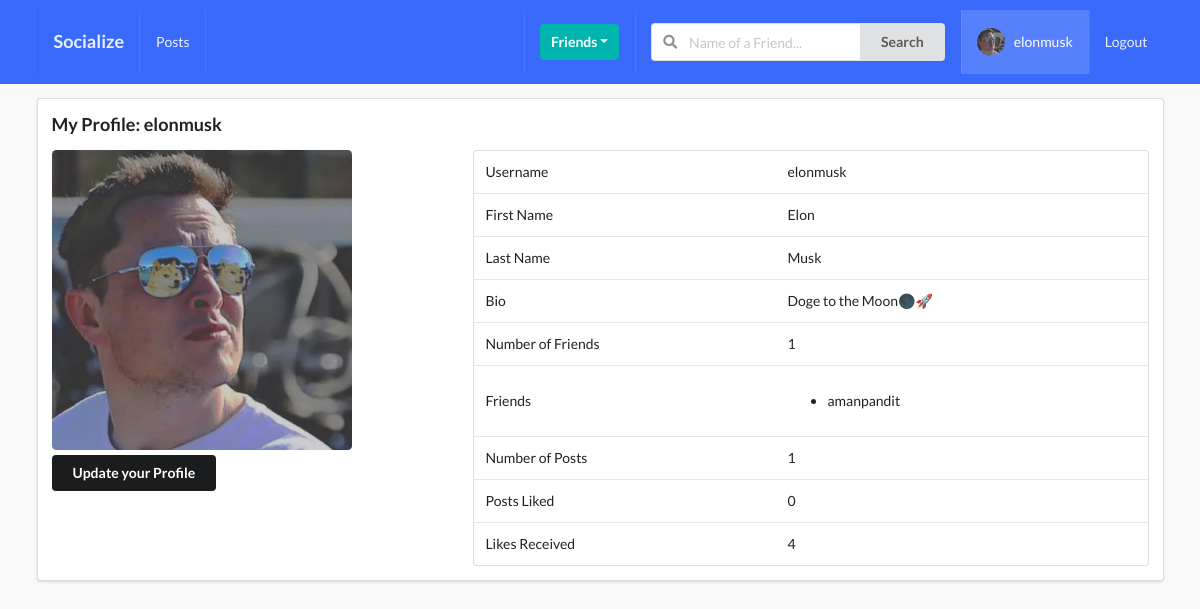
Page /profiles/myprofile/ (signed in) on the committed database.
### profiles/models.py (models this page shows, shortened)
class Profile(models.Model):
    first_name = models.CharField(max_length=50, blank=True)
    last_name = models.CharField(max_length=50, blank=True)
    user = models.OneToOneField(User, on_delete=models.CASCADE)
    bio = models.TextField(default='No Bio...', max_length=300)
    email = models.EmailField(max_length=200, blank=True)
    country = models.CharField(max_length=100, blank=True)
    avatar = models.ImageField(default = 'avatar.png', upload_to='avatars/')
    friends = models.ManyToManyField(User, blank=True, related_name='friends')
    slug = models.SlugField(unique=True, blank=True)
    updated = models.DateTimeField(auto_now=True)
    created = models.DateTimeField(auto_now_add=True)
    objects = ProfileManager()
    def get_friends(self):
        return self.friends.all()
    def get_friends_no(self):
        return self.friends.all().count()
    def get_posts_no(self):
        return self.posts.all().count()  # or return self.post_set.all().count()
    def get_likes_given_no(self):
        likes = self.like_set.all()
        total_liked = 0
        for item in likes:
            if item.value == 'Like':
                total_liked += 1
        return total_liked
    def get_likes_recieved_no(self):
        posts = self.posts.all()
        total_liked = 0
        for item in posts:
            total_liked += item.liked.all().count()
        return total_liked
    __initial_first_name = None
    __initial_last_name = None
    def __init__(self, *args, **kwargs):
        super().__init__(*args, **kwargs)
        self.__initial_first_name = self.first_name
        self.__initial_last_name = self.last_name

### posts/models.py (models this page shows, shortened)
class Post(models.Model):
    content = models.TextField()
    image = models.ImageField(upload_to='posts', validators=[FileExtensionValidator(['png', 'jpg', 'jpeg'])], blank=True)
    liked = models.ManyToManyField(Profile, blank=True, related_name='likes')
    updated = models.DateTimeField(auto_now=True)
    created = models.DateTimeField(auto_now_add=True)
    author = models.ForeignKey(Profile, on_delete=models.CASCADE, related_name='posts')
    class Meta:
        ordering = ('-created',)

### profiles/views.py (the view)
# urls.py: path('myprofile/', my_profile_view, name='my-profile-view'),
@login_required
def my_profile_view(request):
    profile = Profile.objects.get(user = request.user)
    form = ProfileModelForm(request.POST or None,request.FILES or None, instance=profile)
    confirm = False
    if request.method == 'POST':
        if form.is_valid():
            form.save()
            confirm = True
    context = {
        'profile': profile,
        'form' : form,
        'confirm' : confirm,
    }
    return render(request, 'profiles/myprofile.html', context)

### profiles/forms.py
class ProfileModelForm(forms.ModelForm):
    class Meta:
        model = Profile
        fields = ('first_name', 'last_name', 'bio', 'avatar')

### profiles/context_processors.py (called while the page is built)
def profile_pic(request):
    if request.user.is_authenticated:
        profile_obj = Profile.objects.get(user=request.user)
        pic = profile_obj.avatar
        return {'picture': pic}
    return {}

def invitations_received_no(request):
    if request.user.is_authenticated:
        profile_obj = Profile.objects.get(user=request.user)
        qs_count = Relationship.objects.invitations_received(profile_obj).count()
        return {'invites_num': qs_count}
    return {}

### profiles/models.py (called while the page is built)
    def invitations_received(self, receiver):
        qs = Relationship.objects.filter(receiver=receiver, status = 'send')
        return qs

### profiles/templates/profiles/myprofile.html (shortened to what this page needs)
{% extends 'base.html' %}
{% block content %}
<div class="ui segment">
    <h3>My Profile: {{request.user}}</h3>
    <div class="ui grid">
        <div class='row'>
            <div class='six wide column'>
                <img class="ui medium rounded image" src={{profile.avatar.url}}>
                <div class="row mt-5">
                    <button class='ui secondary button' id='modal-btn'>Update your Profile</button>
                </div>
            </div>
            <div class="ten wide column">
                <table class="ui table">
                    <tbody>
                        <tr>
                            <td>Username</td>
                            <td>{{profile.user}}</td>
                        </tr>
                        <tr>
                            <td>First Name</td>
                            <td>{{profile.first_name}}</td>
                        </tr>
                        <tr>
                            <td>Last Name</td>
                            <td>{{profile.last_name}}</td>
                        </tr>
                        <tr>
                            <td>Bio</td>
                            <td>{{profile.bio}}</td>
                        </tr>
                        <tr>
                            <td>Number of Friends</td>
                            <td>{{profile.get_friends_no}}</td>
                        </tr>
                        <tr>
                            <td>Friends</td>
                            <td>
                                <ul>
                                    {% for friend in profile.get_friends %}
                                        <li>{{friend}}</li>
                                    {% endfor %}
                                </ul>
                            </td>
                        </tr>
                        <tr>
                            <td>Number of Posts</td>
                            <td>{{profile.get_posts_no}}</td>
                        </tr>
                        <tr>
                            <td>Posts Liked</td>
                            <td>{{profile.get_likes_given_no}}</td>
                        </tr>
                        <tr>
                            <td>Likes Received</td>
                            <td>{{profile.get_likes_recieved_no}}</td>
                        </tr>
                    </tbody>
                </table>
            </div>
        </div>
    </div>
</div>
{% endblock content %}

### templates/main/navbar.html (shortened to what this page needs)
{% url 'home_view' as path_to_home %}
{% url 'posts:main-post-view' as path_to_posts %}
{% url 'profiles:my-profile-view' as path_to_my_profile %}
<div class="ui inverted menu nav mb-7">
  <div class="ui container">
    <a href="{{path_to_home}}" class="{% if request.path == path_to_home %}active{% endif %} item">
        <h3>Socialize</h3>
    </a>
    {% if request.user.is_authenticated %}
    <a href="{{path_to_posts}}" class="{% if request.path == path_to_posts %}active{% endif %} item">
        Posts
    </a>
    {% endif %}
    <div class="right menu">
        {% if request.user.is_authenticated %}
        <div class="item">
            <div class="ui floating dropdown icon button teal"> Friends
                <i class="dropdown icon"></i>
             </div>
        </div>
             <div class="item">
              <form action="" method="GET">
                <div class="ui action left icon input">
                <input class="prompt" type="text" name='q' placeholder="Name of a Friend...">
                <button type='submit' class="ui button">Search</button>
                </div>
            </form>
            </div>
            <a href="{{path_to_my_profile}}" class="{% if request.path == path_to_my_profile %}active{% endif %} item">
                <img src={{picture.url}} class="ui avatar image">&nbsp;
                 {{ request.user }}
            </a>
            <a href="{% url 'account_logout' %}" class="ui item">
                Logout
            </a>
        {% else %}
        <a href="{% url 'account_login' %}" class="ui item">
                Login
            </a>
        {% endif %}
    </div>
  </div>
</div>

### static_project/style.css (style rules this page uses)
body { background: #F8F8F8 !important; }
.nav { border-radius: 0px !important; padding: 10px 0 10px 0 !important; background-color: #396afc !important; }
.mb-7 { margin-bottom: 7px !important; }
.mt-5 { margin-top: 5px !important; }

### rows in the picture
Profile: avatar (picture), user "elonmusk", first_name "Elon", last_name "Musk", bio "Doge to the Moon🌑🚀", get_friends_no "1", get_posts_no "1", get_likes_given_no "0", get_likes_recieved_no "4"

### other values in the picture
{{ request.user }} "elonmusk"
{{ friend }} "amanpandit"
